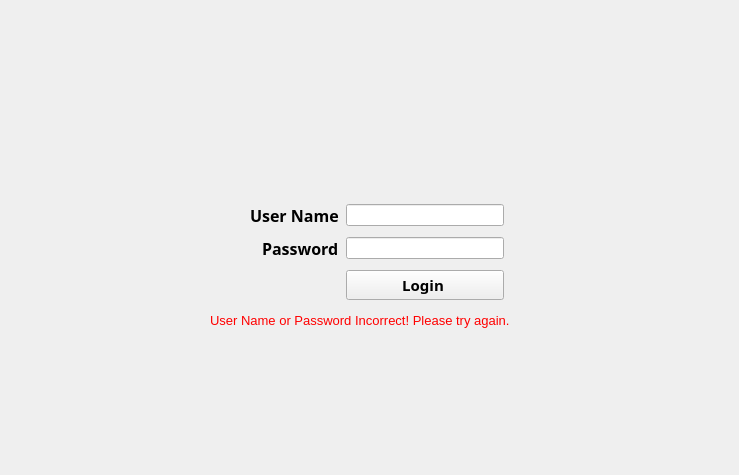
<?xml version="1.0" encoding="UTF-8"?>
<ui version="4.0">
 <class>StackedWidget</class>
 <widget class="QStackedWidget" name="StackedWidget">
  <property name="geometry">
   <rect>
    <x>0</x>
    <y>0</y>
    <width>739</width>
    <height>475</height>
   </rect>
  </property>
  <property name="windowTitle">
   <string>FUBC Library</string>
  </property>
  <property name="styleSheet">
   <string notr="true">Fusion</string>
  </property>
  <property name="currentIndex">
   <number>0</number>
  </property>
  <widget class="QWidget" name="LoginPage">
   <widget class="QLabel" name="login_error_label">
    <property name="enabled">
     <bool>false</bool>
    </property>
    <property name="geometry">
     <rect>
      <x>210</x>
      <y>310</y>
      <width>384</width>
      <height>21</height>
     </rect>
    </property>
    <property name="font">
     <font>
      <pointsize>10</pointsize>
     </font>
    </property>
    <property name="text">
     <string>&lt;html&gt;&lt;head/&gt;&lt;body&gt;&lt;p&gt;&lt;span style=&quot; color:#ff0000;&quot;&gt;User Name or Password Incorrect! Please try again.&lt;/span&gt;&lt;/p&gt;&lt;/body&gt;&lt;/html&gt;</string>
    </property>
   </widget>
   <widget class="QWidget" name="">
    <property name="geometry">
     <rect>
      <x>250</x>
      <y>200</y>
      <width>254</width>
      <height>106</height>
     </rect>
    </property>
    <layout class="QGridLayout" name="gridLayout" rowstretch="0,0,0" columnstretch="0,0" rowminimumheight="0,0,0">
     <property name="leftMargin">
      <number>0</number>
     </property>
     <property name="topMargin">
      <number>0</number>
     </property>
     <property name="horizontalSpacing">
      <number>7</number>
     </property>
     <item row="0" column="0">
      <widget class="QLabel" name="user_label">
       <property name="font">
        <font>
         <family>Segoe UI Black</family>
         <pointsize>12</pointsize>
         <weight>75</weight>
         <bold>true</bold>
        </font>
       </property>
       <property name="text">
        <string>User Name</string>
       </property>
      </widget>
     </item>
     <item row="0" column="1">
      <widget class="QLineEdit" name="user_line">
       <property name="text">
        <string/>
       </property>
       <property name="echoMode">
        <enum>QLineEdit::Normal</enum>
       </property>
      </widget>
     </item>
     <item row="1" column="0">
      <widget class="QLabel" name="pass_label">
       <property name="font">
        <font>
         <family>Segoe UI Black</family>
         <pointsize>12</pointsize>
         <weight>75</weight>
         <bold>true</bold>
        </font>
       </property>
       <property name="text">
        <string>Password</string>
       </property>
       <property name="margin">
        <number>0</number>
       </property>
       <property name="indent">
        <number>12</number>
       </property>
       <property name="openExternalLinks">
        <bool>false</bool>
       </property>
      </widget>
     </item>
     <item row="1" column="1">
      <widget class="QLineEdit" name="pass_line">
       <property name="text">
        <string/>
       </property>
       <property name="echoMode">
        <enum>QLineEdit::Password</enum>
       </property>
      </widget>
     </item>
     <item row="2" column="1">
      <widget class="QPushButton" name="loginBtn">
       <property name="font">
        <font>
         <family>Segoe UI Black</family>
         <pointsize>11</pointsize>
         <weight>75</weight>
         <bold>true</bold>
        </font>
       </property>
       <property name="mouseTracking">
        <bool>false</bool>
       </property>
       <property name="text">
        <string>Login </string>
       </property>
       <property name="autoDefault">
        <bool>true</bool>
       </property>
      </widget>
     </item>
    </layout>
   </widget>
  </widget>
  <widget class="QWidget" name="AddBookPage">
   <layout class="QGridLayout" name="gridLayout_4">
    <item row="0" column="0">
     <layout class="QGridLayout" name="bookGridLayout">
      <item row="0" column="0">
       <widget class="QLabel" name="book_label">
        <property name="font">
         <font>
          <pointsize>10</pointsize>
          <weight>75</weight>
          <bold>true</bold>
         </font>
        </property>
        <property name="text">
         <string>Book</string>
        </property>
       </widget>
      </item>
      <item row="1" column="0">
       <widget class="QLabel" name="book_title_label">
        <property name="text">
         <string>Title </string>
        </property>
       </widget>
      </item>
      <item row="1" column="1">
       <widget class="QLineEdit" name="book_title_line"/>
      </item>
      <item row="2" column="0">
       <widget class="QLabel" name="isbn_label">
        <property name="text">
         <string>ISBN</string>
        </property>
       </widget>
      </item>
      <item row="2" column="1">
       <widget class="QLineEdit" name="isbn_line"/>
      </item>
      <item row="3" column="0">
       <widget class="QLabel" name="language_label">
        <property name="text">
         <string>Language</string>
        </property>
       </widget>
      </item>
      <item row="3" column="1">
       <widget class="QComboBox" name="language_box">
        <property name="enabled">
         <bool>true</bool>
        </property>
        <property name="editable">
         <bool>false</bool>
        </property>
        <property name="insertPolicy">
         <enum>QComboBox::NoInsert</enum>
        </property>
        <property name="minimumContentsLength">
         <number>0</number>
        </property>
        <item>
         <property name="text">
          <string>RU</string>
         </property>
        </item>
        <item>
         <property name="text">
          <string>UA</string>
         </property>
        </item>
        <item>
         <property name="text">
          <string>EN</string>
         </property>
        </item>
       </widget>
      </item>
      <item row="4" column="0">
       <widget class="QLabel" name="pub_year_label">
        <property name="text">
         <string>Publication Year</string>
        </property>
       </widget>
      </item>
      <item row="4" column="1">
       <widget class="QLineEdit" name="pub_year_line"/>
      </item>
      <item row="5" column="0">
       <widget class="QLabel" name="genre_label">
        <property name="text">
         <string>Genre</string>
        </property>
       </widget>
      </item>
      <item row="5" column="1">
       <widget class="QComboBox" name="genre_box">
        <property name="enabled">
         <bool>true</bool>
        </property>
        <property name="editable">
         <bool>false</bool>
        </property>
        <property name="insertPolicy">
         <enum>QComboBox::NoInsert</enum>
        </property>
        <property name="minimumContentsLength">
         <number>0</number>
        </property>
        <item>
         <property name="text">
          <string>Християнські Романи</string>
         </property>
        </item>
        <item>
         <property name="text">
          <string>Різні</string>
         </property>
        </item>
       </widget>
      </item>
     </layout>
    </item>
    <item row="1" column="0">
     <spacer name="BookSeriesSpacer">
      <property name="orientation">
       <enum>Qt::Vertical</enum>
      </property>
      <property name="sizeHint" stdset="0">
       <size>
        <width>20</width>
        <height>187</height>
       </size>
      </property>
     </spacer>
    </item>
    <item row="0" column="1">
     <spacer name="BookAuthorSpacer">
      <property name="orientation">
       <enum>Qt::Horizontal</enum>
      </property>
      <property name="sizeHint" stdset="0">
       <size>
        <width>224</width>
        <height>165</height>
       </size>
      </property>
     </spacer>
    </item>
    <item row="0" column="2" rowspan="3">
     <layout class="QVBoxLayout" name="authorBarcodeverticalLayout">
      <item>
       <layout class="QGridLayout" name="authorGridLayout">
        <item row="0" column="0">
         <widget class="QLabel" name="author_label">
          <property name="font">
           <font>
            <pointsize>10</pointsize>
            <weight>75</weight>
            <bold>true</bold>
           </font>
          </property>
          <property name="text">
           <string>Author</string>
          </property>
         </widget>
        </item>
        <item row="1" column="0">
         <widget class="QLabel" name="last_label">
          <property name="text">
           <string>Last Name</string>
          </property>
         </widget>
        </item>
        <item row="1" column="1">
         <widget class="QLineEdit" name="last_name_line"/>
        </item>
        <item row="2" column="0">
         <widget class="QLabel" name="first_name_label">
          <property name="text">
           <string>First Name</string>
          </property>
         </widget>
        </item>
        <item row="2" column="1">
         <widget class="QLineEdit" name="first_name_line"/>
        </item>
        <item row="3" column="0">
         <widget class="QLabel" name="middle_name_label">
          <property name="text">
           <string>Middle Name</string>
          </property>
         </widget>
        </item>
        <item row="3" column="1">
         <widget class="QLineEdit" name="middle_name_line"/>
        </item>
       </layout>
      </item>
      <item>
       <spacer name="authorBarcodeSpacer">
        <property name="orientation">
         <enum>Qt::Vertical</enum>
        </property>
        <property name="sizeHint" stdset="0">
         <size>
          <width>20</width>
          <height>128</height>
         </size>
        </property>
       </spacer>
      </item>
      <item>
       <layout class="QHBoxLayout" name="barcodeHorizontalLayout">
        <item>
         <widget class="QLabel" name="barcode_label">
          <property name="font">
           <font>
            <pointsize>10</pointsize>
            <weight>75</weight>
            <bold>true</bold>
           </font>
          </property>
          <property name="text">
           <string>Barcode</string>
          </property>
         </widget>
        </item>
        <item>
         <widget class="QLineEdit" name="barcode_line">
          <property name="text">
           <string/>
          </property>
         </widget>
        </item>
       </layout>
      </item>
      <item>
       <spacer name="BarcodeBtnSpacer">
        <property name="orientation">
         <enum>Qt::Vertical</enum>
        </property>
        <property name="sizeHint" stdset="0">
         <size>
          <width>20</width>
          <height>68</height>
         </size>
        </property>
       </spacer>
      </item>
      <item>
       <widget class="QSplitter" name="btnSplitterLayout">
        <property name="orientation">
         <enum>Qt::Horizontal</enum>
        </property>
        <widget class="QPushButton" name="add_book_cancel_btn">
         <property name="font">
          <font>
           <pointsize>10</pointsize>
           <weight>75</weight>
           <bold>true</bold>
          </font>
         </property>
         <property name="mouseTracking">
          <bool>true</bool>
         </property>
         <property name="text">
          <string>Clear</string>
         </property>
         <property name="autoDefault">
          <bool>true</bool>
         </property>
        </widget>
        <widget class="QPushButton" name="add_book_btn">
         <property name="font">
          <font>
           <pointsize>10</pointsize>
           <weight>75</weight>
           <bold>true</bold>
          </font>
         </property>
         <property name="mouseTracking">
          <bool>true</bool>
         </property>
         <property name="layoutDirection">
          <enum>Qt::LeftToRight</enum>
         </property>
         <property name="autoFillBackground">
          <bool>true</bool>
         </property>
         <property name="text">
          <string>Add Book</string>
         </property>
         <property name="autoDefault">
          <bool>true</bool>
         </property>
        </widget>
       </widget>
      </item>
     </layout>
    </item>
    <item row="2" column="0">
     <layout class="QGridLayout" name="seriesGridLayout">
      <item row="0" column="0">
       <widget class="QLabel" name="series_label">
        <property name="enabled">
         <bool>false</bool>
        </property>
        <property name="font">
         <font>
          <pointsize>10</pointsize>
          <weight>75</weight>
          <bold>true</bold>
         </font>
        </property>
        <property name="text">
         <string>Series</string>
        </property>
       </widget>
      </item>
      <item row="1" column="0">
       <widget class="QLabel" name="series_title_label">
        <property name="enabled">
         <bool>false</bool>
        </property>
        <property name="text">
         <string>Series Title</string>
        </property>
       </widget>
      </item>
      <item row="1" column="1">
       <widget class="QLineEdit" name="series_title_line">
        <property name="enabled">
         <bool>false</bool>
        </property>
        <property name="text">
         <string/>
        </property>
       </widget>
      </item>
      <item row="2" column="0">
       <widget class="QLabel" name="in_series_label">
        <property name="enabled">
         <bool>false</bool>
        </property>
        <property name="text">
         <string>In Series Number</string>
        </property>
       </widget>
      </item>
      <item row="2" column="1">
       <widget class="QLineEdit" name="in_series_line">
        <property name="enabled">
         <bool>false</bool>
        </property>
       </widget>
      </item>
      <item row="0" column="1">
       <widget class="QCheckBox" name="series_check_box">
        <property name="text">
         <string>In Series</string>
        </property>
        <property name="checked">
         <bool>false</bool>
        </property>
        <property name="autoRepeat">
         <bool>false</bool>
        </property>
        <property name="autoExclusive">
         <bool>false</bool>
        </property>
        <property name="tristate">
         <bool>false</bool>
        </property>
       </widget>
      </item>
     </layout>
    </item>
   </layout>
  </widget>
 </widget>
 <tabstops>
  <tabstop>user_line</tabstop>
  <tabstop>pass_line</tabstop>
  <tabstop>loginBtn</tabstop>
  <tabstop>book_title_line</tabstop>
  <tabstop>isbn_line</tabstop>
  <tabstop>language_box</tabstop>
  <tabstop>pub_year_line</tabstop>
  <tabstop>genre_box</tabstop>
  <tabstop>series_check_box</tabstop>
  <tabstop>series_title_line</tabstop>
  <tabstop>in_series_line</tabstop>
  <tabstop>last_name_line</tabstop>
  <tabstop>first_name_line</tabstop>
  <tabstop>middle_name_line</tabstop>
  <tabstop>barcode_line</tabstop>
  <tabstop>add_book_btn</tabstop>
  <tabstop>add_book_cancel_btn</tabstop>
 </tabstops>
 <resources/>
 <connections/>
</ui>
